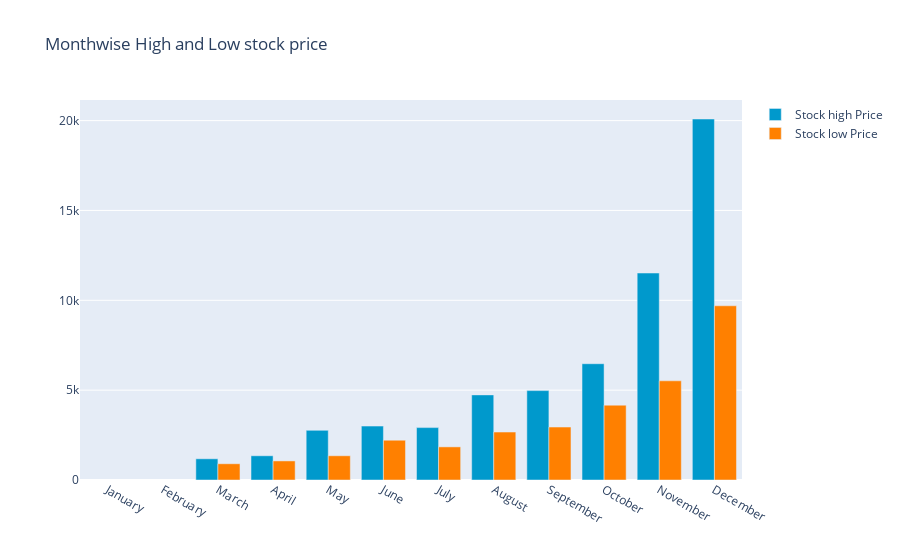

Notebook code cell kept with this figure:
### Code cell
fig = go.Figure()
fig.add_trace(go.Bar(
    x=months_17_high.index,
    y=months_17_high,
    name='Stock high Price',
    marker_color='rgb(0, 153, 204)'
))
fig.add_trace(go.Bar(
    x=months_17_low.index,
    y=months_17_low,
    name='Stock low Price',
    marker_color='rgb(255, 128, 0)'
))

fig.update_layout(barmode='group', 
                  title=' Monthwise High and Low stock price')
fig.show()

### Figure 1 — Plotly figure (JSON) as saved in the notebook; plotly's stock layout.template omitted (floating-point values rounded to 4 significant figures)
{"data": [{"marker": {"color": "rgb(0, 153, 204)"}, "name": "Stock high Price", "type": "bar", "x": ["January", "February", "March", "April", "May", "June", "July", "August", "September", "October", "November", "December"], "y": [null, null, 1180.0, 1348.0, 2764.0, 3000.0, 2916.0, 4736.0, 4975.0, 6470.0, 11520.0, 20089]}, {"marker": {"color": "rgb(255, 128, 0)"}, "name": "Stock low Price", "type": "bar", "x": ["January", "February", "March", "April", "May", "June", "July", "August", "September", "October", "November", "December"], "y": [null, null, 903.7, 1061.0, 1348.0, 2213.0, 1843.0, 2669.0, 2947.0, 4164.0, 5519.0, 9695.0]}], "layout": {"barmode": "group", "title": {"text": " Monthwise High and Low stock price"}}}
